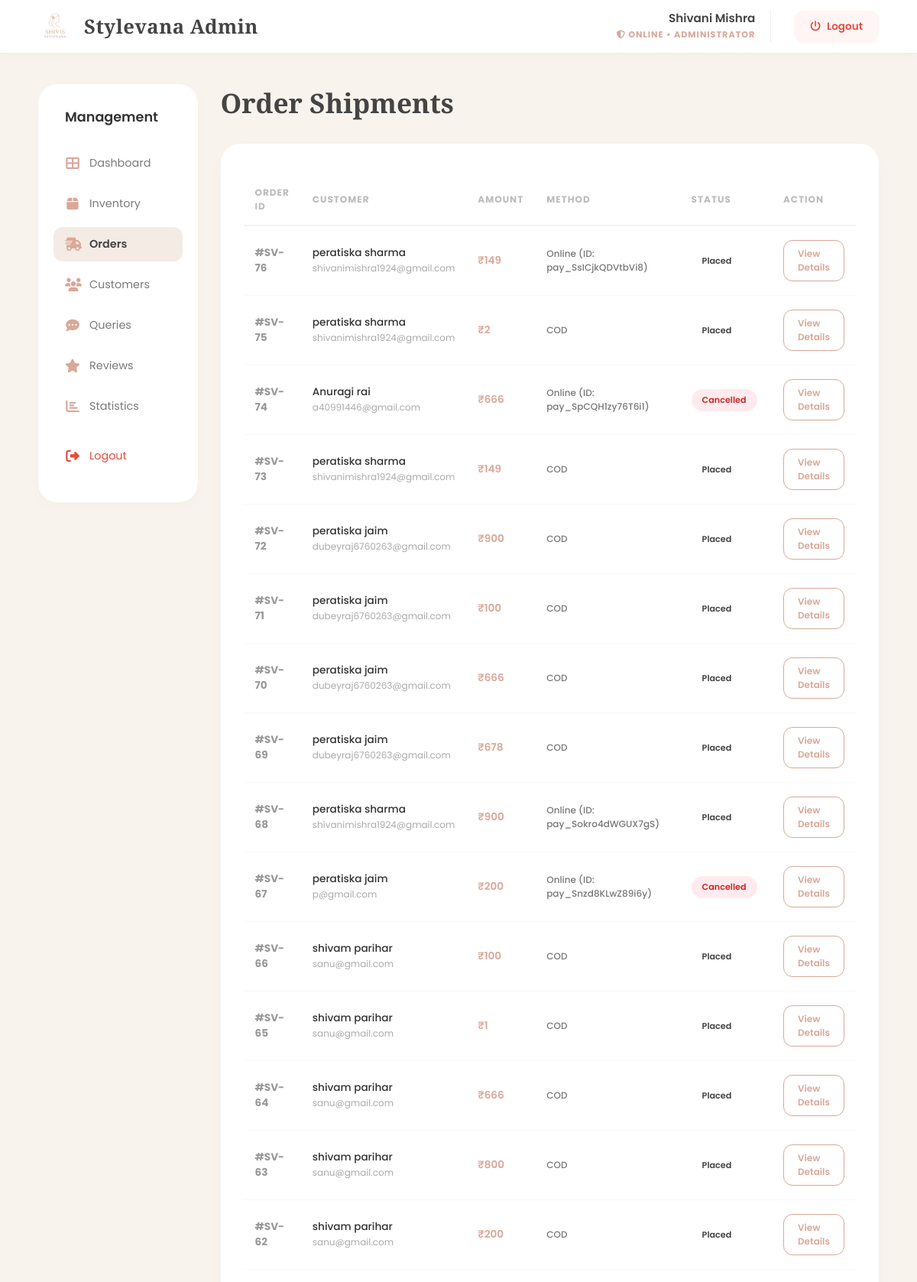
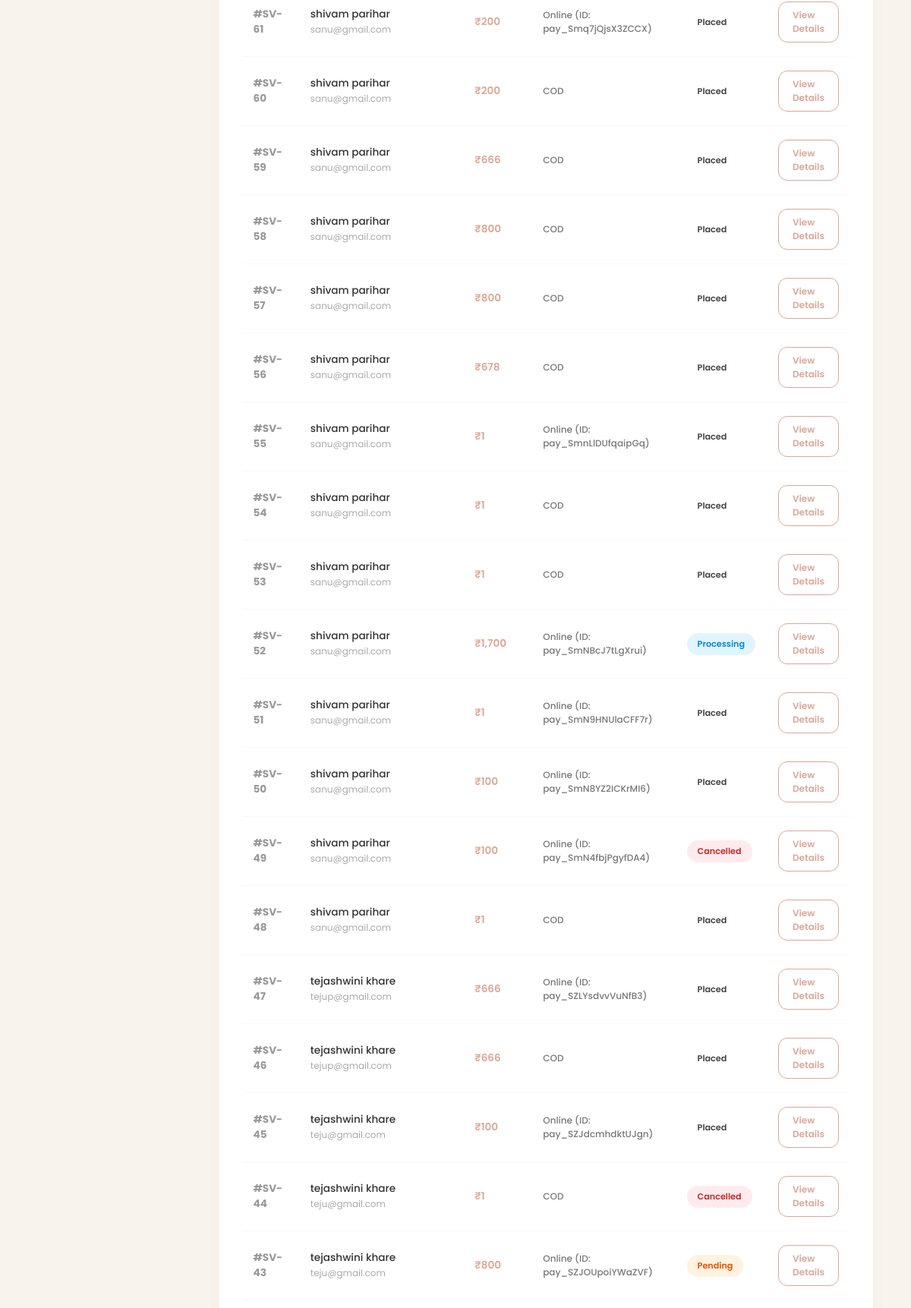
The page /admin-page/order.php (signed in, upper part) on the database its author committed (2 pictures, top to bottom).
### tables this page shows
CREATE TABLE `orders` (
  `order_id` int NOT NULL AUTO_INCREMENT,
  `user_email` varchar(255) DEFAULT NULL,
  `pid` int DEFAULT NULL,
  `name` varchar(45) DEFAULT NULL,
  `adddress` varchar(45) DEFAULT NULL,
  `productprice` varchar(45) DEFAULT NULL,
  `qty` int DEFAULT NULL,
  `productphoto` varchar(500) DEFAULT NULL,
  `mobilenumber` varchar(20) DEFAULT NULL,
  `payment_method` varchar(45) DEFAULT NULL,
  `order_date` datetime DEFAULT NULL,
  `status` varchar(50) DEFAULT NULL,
  `payment_status` varchar(50) DEFAULT 'Unpaid',
  `tracking_id` varchar(100) DEFAULT NULL,
  `shipping_charge` int DEFAULT '0',
  `call_status` varchar(20) DEFAULT 'pending',
  PRIMARY KEY (`order_id`)
);

### admin-page/order.php (the view, shortened to what this page needs)
<?php
$cn = make_connection();
$str = "SELECT * FROM orders ORDER BY order_id DESC";
$rs = mysqli_query($cn, $str);
?>
<!DOCTYPE html>
<html lang="en">
<head>
    <link rel="stylesheet" href="order.css" />
</head>
<body>
    <?php include("header.php"); ?>
    <div class="admin-wrapper">
        <?php include("sidebar.php"); ?>
        <main class="main-content">
            <h1>Order Shipments</h1>
            <div class="card">
                <table>
                    <thead>
                        <tr>
                            <th>Order ID</th>
                            <th>Customer</th>
                            <th>Amount</th>
                            <th>Method</th>
                            <th>Status</th>
                            <th>Action</th>
                        </tr>
                    </thead>
                    <tbody>
                        <?php while($row = mysqli_fetch_array($rs)) {
                            $st = strtolower($row['status']);
                        ?>
                        <tr>
                            <td><b style="color: #999;">#SV-<?php echo $row['order_id']; ?></b></td>
                            <td>
                                <span style="display:block; font-weight:500; color: #333;"><?php echo $row['name']; ?></span>
                                <small style="color:#AAA; font-size: 0.75rem;"><?php echo $row['user_email']; ?></small>
                            </td>
                            <td style="font-weight:600; color: var(--rose);">₹<?php echo number_format($row['productprice']); ?></td>
                            <td style="font-size: 0.75rem; color: #777; font-weight: 500;"><?php echo $row['payment_method']; ?></td>
                            <td>
                                <span class="status <?php echo $st; ?>">
                                    <?php echo $row['status']; ?>
                                </span>
                            </td>
                            <td>
                                <a href="order-details.php?oid=<?php echo $row['order_id']; ?>" class="btn-details">View Details</a>
                            </td>
                        </tr>
                        <?php } ?>
                    </tbody>
                </table>
            </div>
        </main>
    </div>
</body>
</html>

### admin-page/order.css (style rules this page uses)
* { margin: 0; padding: 0; box-sizing: border-box; font-family: 'Poppins', sans-serif; }
body { background: var(--bg); color: var(--text); display: flex; flex-direction: column; min-height: 100vh; }
.admin-wrapper { display: flex; flex: 1; padding: 40px 50px; gap: 30px; }
.main-content { flex: 1; }
.card { background: var(--white); border-radius: 25px; padding: 30px; box-shadow: 0 10px 30px rgba(0,0,0,0.02); overflow-x: auto; }
h1 { font-family: 'Playfair Display'; font-size: 2.2rem; margin-bottom: 30px; }
table { width: 100%; border-collapse: collapse; margin-top: 10px; }
th { text-align: left; padding: 15px; font-size: 0.75rem; color: #BBB; text-transform: uppercase; border-bottom: 2px solid var(--bg); letter-spacing: 1px; }
td { padding: 18px 15px; border-bottom: 1px solid #F9F9F9; font-size: 0.85rem; vertical-align: middle; }
.status { padding: 6px 14px; border-radius: 20px; font-size: 0.7rem; font-weight: 600; text-transform: capitalize; display: inline-block; }
.pending { background: #FFF3E0; color: #E65100; }
.processing { background: #E1F5FE; color: #0288D1; }
.cancelled { background: #FFEBEE; color: #C62828; }
.btn-details { color: var(--rose); text-decoration: none; font-weight: 600; border: 1.5px solid var(--rose); padding: 8px 18px; border-radius: 12px; transition: 0.3s; font-size: 0.75rem; display: inline-block; }

### admin-page/header.php (style rules this page uses)
:root { --bg: #F8F3ED; --rose: #D9A899; --white: #fff; --text: #444; --gray: #7A7A7A; --red: #e74c3c; }

### rows shown on the page
orders: order_id "76", name "peratiska sharma", user_email "shivanimishra1924@gmail.com", productprice "149", payment_method "Online (ID: pay_SsICjkQDVtbVi8)", status "Placed"
orders: order_id "75", name "peratiska sharma", user_email "shivanimishra1924@gmail.com", productprice "2", payment_method "COD", status "Placed"
orders: order_id "74", name "Anuragi rai", user_email "a40991446@gmail.com", productprice "666", payment_method "Online (ID: pay_SpCQH1zy76T6i1)", status "Cancelled"
orders: order_id "73", name "peratiska sharma", user_email "shivanimishra1924@gmail.com", productprice "149", payment_method "COD", status "Placed"
orders: order_id "72", name "peratiska jaim", user_email "dubeyraj6760263@gmail.com", productprice "900", payment_method "COD", status "Placed"
orders: order_id "71", name "peratiska jaim", user_email "dubeyraj6760263@gmail.com", productprice "100", payment_method "COD", status "Placed"
orders: order_id "70", name "peratiska jaim", user_email "dubeyraj6760263@gmail.com", productprice "666", payment_method "COD", status "Placed"
orders: order_id "69", name "peratiska jaim", user_email "dubeyraj6760263@gmail.com", productprice "678", payment_method "COD", status "Placed"
orders: order_id "68", name "peratiska sharma", user_email "shivanimishra1924@gmail.com", productprice "900", payment_method "Online (ID: pay_Sokro4dWGUX7gS)", status "Placed"
orders: order_id "67", name "peratiska jaim", user_email "p@gmail.com", productprice "200", payment_method "Online (ID: pay_Snzd8KLwZ89i6y)", status "Cancelled"
orders: order_id "66", name "shivam parihar", user_email "sanu@gmail.com", productprice "100", payment_method "COD", status "Placed"
orders: order_id "65", name "shivam parihar", user_email "sanu@gmail.com", productprice "1", payment_method "COD", status "Placed"
orders: order_id "64", name "shivam parihar", user_email "sanu@gmail.com", productprice "666", payment_method "COD", status "Placed"
orders: order_id "63", name "shivam parihar", user_email "sanu@gmail.com", productprice "800", payment_method "COD", status "Placed"
orders: order_id "62", name "shivam parihar", user_email "sanu@gmail.com", productprice "200", payment_method "COD", status "Placed"
orders: order_id "61", name "shivam parihar", user_email "sanu@gmail.com", productprice "200", payment_method "Online (ID: pay_Smq7jQjsX3ZCCX)", status "Placed"
orders: order_id "60", name "shivam parihar", user_email "sanu@gmail.com", productprice "200", payment_method "COD", status "Placed"
orders: order_id "59", name "shivam parihar", user_email "sanu@gmail.com", productprice "666", payment_method "COD", status "Placed"
orders: order_id "58", name "shivam parihar", user_email "sanu@gmail.com", productprice "800", payment_method "COD", status "Placed"
orders: order_id "57", name "shivam parihar", user_email "sanu@gmail.com", productprice "800", payment_method "COD", status "Placed"
orders: order_id "56", name "shivam parihar", user_email "sanu@gmail.com", productprice "678", payment_method "COD", status "Placed"
orders: order_id "55", name "shivam parihar", user_email "sanu@gmail.com", productprice "1", payment_method "Online (ID: pay_SmnLlDUfqaipGq)", status "Placed"
orders: order_id "54", name "shivam parihar", user_email "sanu@gmail.com", productprice "1", payment_method "COD", status "Placed"
orders: order_id "53", name "shivam parihar", user_email "sanu@gmail.com", productprice "1", payment_method "COD", status "Placed"
orders: order_id "52", name "shivam parihar", user_email "sanu@gmail.com", productprice "1,700", payment_method "Online (ID: pay_SmNBcJ7tLgXrui)", status "Processing"
orders: order_id "51", name "shivam parihar", user_email "sanu@gmail.com", productprice "1", payment_method "Online (ID: pay_SmN9HNUlaCFF7r)", status "Placed"
orders: order_id "50", name "shivam parihar", user_email "sanu@gmail.com", productprice "100", payment_method "Online (ID: pay_SmN8YZ2ICKrMI6)", status "Placed"
orders: order_id "49", name "shivam parihar", user_email "sanu@gmail.com", productprice "100", payment_method "Online (ID: pay_SmN4fbjPgyfDA4)", status "Cancelled"
orders: order_id "48", name "shivam parihar", user_email "sanu@gmail.com", productprice "1", payment_method "COD", status "Placed"
orders: order_id "47", name "tejashwini khare", user_email "tejup@gmail.com", productprice "666", payment_method "Online (ID: pay_SZLYsdvvVuNfB3)", status "Placed"
orders: order_id "46", name "tejashwini khare", user_email "tejup@gmail.com", productprice "666", payment_method "COD", status "Placed"
orders: order_id "45", name "tejashwini khare", user_email "teju@gmail.com", productprice "100", payment_method "Online (ID: pay_SZJdcmhdktUJgn)", status "Placed"
orders: order_id "44", name "tejashwini khare", user_email "teju@gmail.com", productprice "1", payment_method "COD", status "Cancelled"
orders: order_id "43", name "tejashwini khare", user_email "teju@gmail.com", productprice "800", payment_method "Online (ID: pay_SZJOUpoiYWaZVF)", status "Pending"
